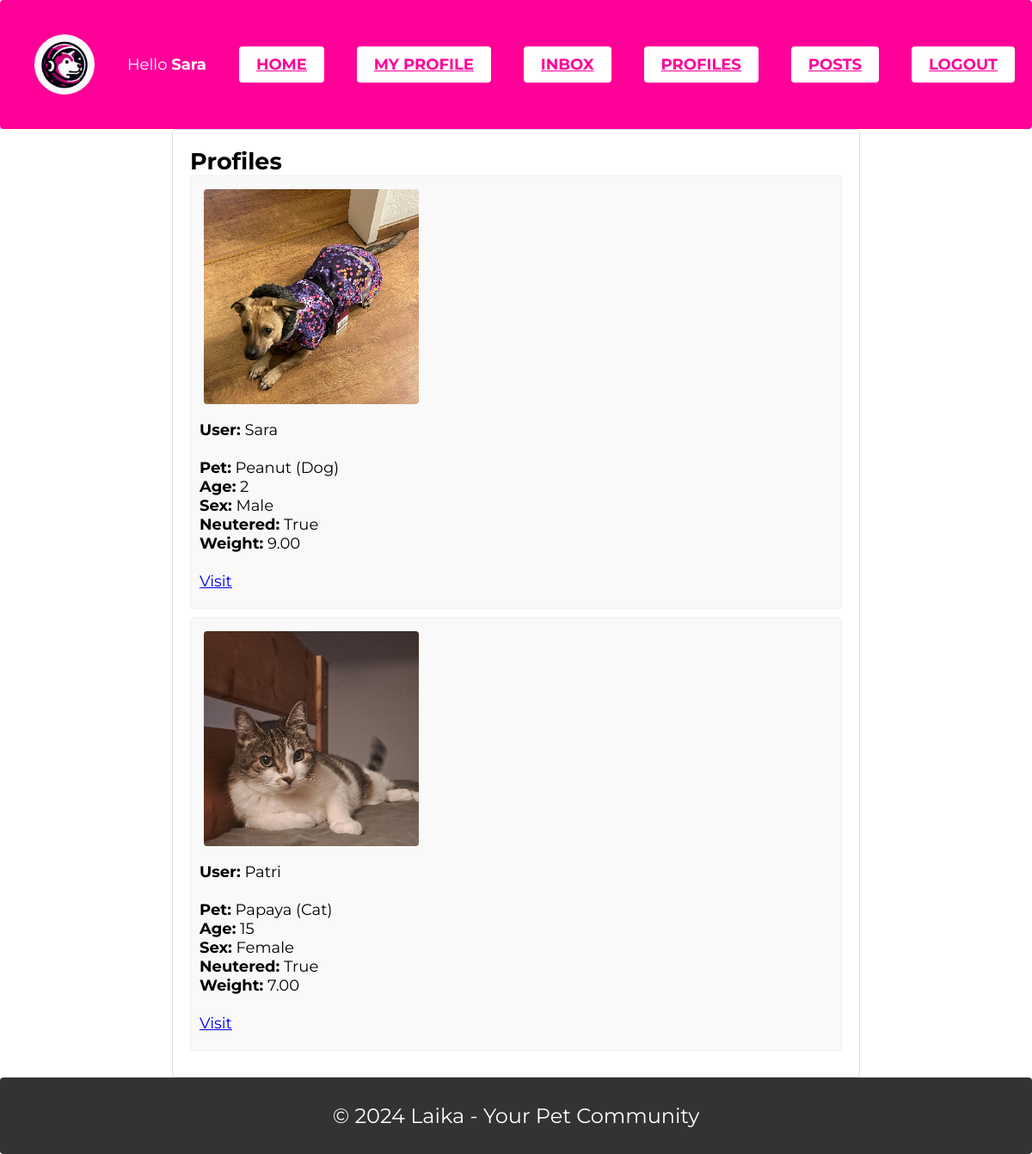
/laika/ (signed in), run on the app's committed database.
### laika/models.py (models this page shows, shortened)
class LaikaProfileUser(models.Model):
    laika_user = models.OneToOneField(User, on_delete=models.CASCADE, related_name="lpu")
    image = models.ImageField(upload_to='laika_img/', default='laika_img/laika_logo_400.png', null=True, blank=True)

class Pet(models.Model):
    owner = models.ForeignKey(User, on_delete=models.CASCADE)
    pet_name = models.CharField(max_length=20, default="None")
    species = models.CharField(max_length=20, default="None")
    species_type = models.CharField(max_length=20, null=True, blank=True, default="None")
    age = models.IntegerField(null=True, blank=True)
    sex = models.CharField(max_length=10, choices=[('Female', 'Female'),('Male', 'Male'), ('Other', 'Other')], default='None')
    weight = models.DecimalField(max_digits=5, decimal_places=2, null=True, blank=True)
    neutered = models.BooleanField(default=False)
    special_needs = models.TextField(null=True, blank=True,default='None')
    description = models.TextField(null=True, blank=True, default="None")

### laika/views.py (the view)
# urls.py: path('', LaikaProfileListView.as_view(), name='laika-profile-list'),
@method_decorator(login_required, name='dispatch')
class LaikaProfileListView(ListView):
    model = LaikaProfileUser
    template_name = 'laika/profile_list.html'
    context_object_name = 'profiles'

### laika/templates/laika/profile_list.html
{% extends 'laika/base.html' %}
{% load static %}
{% block content %}
    <div class="users-list">
        <h2>Profiles</h2>
        <ul>
            {% for profile in profiles %}
                <li class="user-item">
                    <div class="user-photo">
                        {% if profile.image %}
                            <img src="{{ profile.image.url }}" alt="Photo of {{ profile.laika_user.username }}" class="profile-photo">
                        {% else %}
                            <img src="{% static 'laika/laika_logo_400.png' %}" alt="Default Image" class="profile-photo">
                        {% endif %}
                    </div>
                    <div class="user-info">
                        <p><strong>User:</strong> {{ profile.laika_user.username }}</p>
                        <br>
                        {% with profile.laika_user.pet_set.all as pets %}
                            {% for pet in pets %}
                                <p><strong>Pet:</strong> {{ pet.pet_name }} ({{ pet.species }})</p>
                                <p><strong>Age:</strong> {{ pet.age}}</p>
                                <p><strong>Sex:</strong> {{ pet.sex }}</p>
                                <p><strong>Neutered:</strong> {{ pet.neutered }}</p>
                                <p><strong>Weight:</strong> {{ pet.weight}}</p>
                                <br>
                                <div class="visit">
                                    <a href="{% url 'laika-profile-detail' pk=profile.pk %}">Visit</a>
                                </div>
                            {% empty %}
                                <p>No pets registered.</p>
                            {% endfor %}
                        {% endwith %}
                    </div>
                </li>
            {% empty %}
                <p>No profiles available.</p>
            {% endfor %}
        </ul>
    </div>
{% endblock %}

### laika/templates/laika/base.html (shortened to what this page needs)
{% load static %}
<!DOCTYPE html>
<html lang="en">
<head>
    <link rel="stylesheet" href="{% static 'laika/styles.css' %}">
</head>
<body>
    <header>
    {% include "laika/navbar.html" %}
    </header>
    <main>
        {% block content %}{% endblock %}
    </main>
    <footer>
        <p>&copy; 2024 Laika - Your Pet Community</p>
    </footer>
</body>
</html>

### laika/templates/laika/navbar.html
{% load static %}
<link rel="stylesheet" type="text/css" href="{% static 'laika/styles.css' %}">
<body>
    <nav class="navbar">
        <div class="container-container">
            <img src="{% static 'laika/laika_logo_400.png' %}" alt="Laika Logo" id="laika_logo">
            {% if user.is_authenticated %}
                <a class="nav-item">Hello <strong>{{ user.username }}</strong></a>
                <a href="{% url 'home' %}" class="navbar-button nav-item">Home</a>
                <a href="{% url 'laika-profile' %}" class="navbar-button nav-item">My Profile</a>
                <a href="{% url 'messages' %}" class="navbar-button nav-item">Inbox</a>
                <a href="{% url 'laika-profile-list' %}" class="navbar-button nav-item">Profiles</a>
                <a href="{% url 'laika-post-list' %}" class="navbar-button nav-item">Posts</a>
                <a class="navbar-button" href="{% url 'account_signout' %}">LogOut</a>
            {% else %}
                <a href="{% url 'landing_view' %}" class="nav-item"></a>
                <div class="align-right">
                    <a class="navbar-button" href="{% url 'account_login' %}">Join!</a>
                </div>
            {% endif %}
        </div>
    </nav>
</body>

### laika/static/laika/styles.css (style rules this page uses)
* { margin: 0; padding: 0; box-sizing: border-box; border-radius: 4px; font-family: 'Montserrat', sans-serif; }
body { font-family: 'Montserrat', sans-serif; font-size: 18px; }
header { background-color: #ff0099; color: white; padding: 30px 0; }
nav { display: flex; align-items: center; justify-content: space-between; background-color: #ff0099; padding: 10px 20px; }
.container-container { display: flex; align-items: center; justify-content: space-between; width: 100%; border-radius: 4px; }
#laika_logo { height: 70px; width: auto; margin-left: 20px; border-radius: 50%; }
.navbar-button { background-color: white; color: #ff0099; border: none; padding: 10px 20px; border-radius: 4px; text-transform: uppercase; font-weight: bold; }
main, .landing-text, .content-container, .form-container, .profile-form-container, .messages-container, .edit-post-container, .delete-post-container { max-width: 800px; margin: auto; padding: 20px; border: 1px solid #ddd; box-sizing: border-box; border-radius: 4px; }
.users-list li, .posts-list .post-item, .message { list-style-type: none; padding: 10px; border: 1px solid #eee; margin-bottom: 10px; background-color: #f9f9f9; font-size: 16px; border-radius: 4px; }
.user-photo img, .post-photo img { width: 250px; height: 250px; object-fit: contain; margin: 5px; }
.user-info, .post-info { margin: 10px 0; font-size: 18px; }
footer { background-color: #333; color: white; text-align: center; padding: 30px 0; font-size: 24px; }

### data on the page
LaikaProfileUser: image (picture), laika_user.username "Sara"
Pet: pet_name "Peanut", species "Dog", age "2", sex "Male", neutered "True", weight "9.00"
LaikaProfileUser: image (picture), laika_user.username "Patri"
Pet: pet_name "Papaya", species "Cat", age "15", sex "Female", neutered "True", weight "7.00"

### other printed values
{{ user.username }} "Sara"
